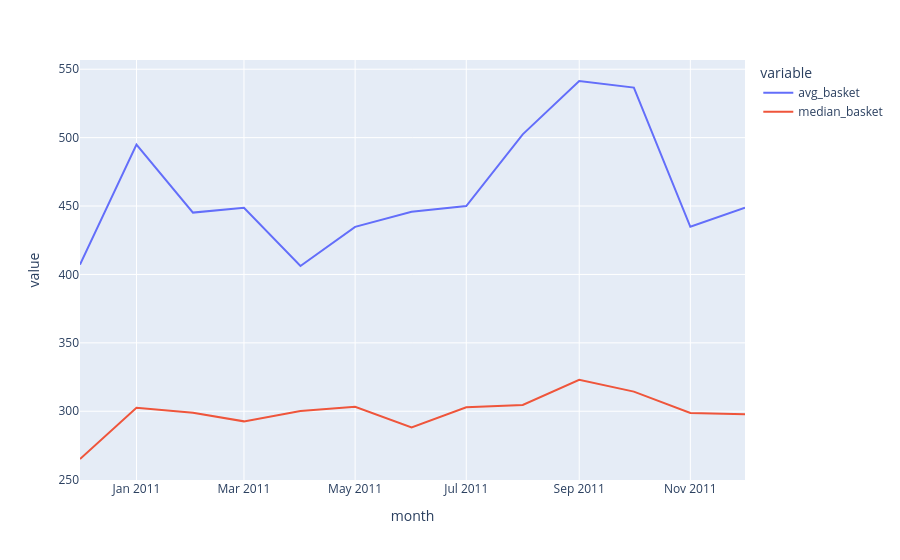

The notebook cell saved with this chart:
### Code cell
fig_basket_monthly = px.line(
    df_basket,
    x='month',
    y=['avg_basket', 'median_basket'],
    title=''
)
fig_basket_monthly = px.line(
    df_basket,
    x='month',
    y=['avg_basket', 'median_basket'],
    title=''
)
fig_basket_monthly.write_html(
    "../HTML/bask_basket_monthly.html",
    include_plotlyjs='cdn'
)
fig_basket_monthly.show()

### Figure 1 — Plotly figure (JSON) as saved in the notebook; plotly's stock layout.template omitted (floating-point values rounded to 4 significant figures)
{"data": [{"hovertemplate": "variable=avg_basket<br>month=%{x}<br>value=%{y}<extra></extra>", "legendgroup": "avg_basket", "line": {"color": "#636efa", "dash": "solid"}, "marker": {"symbol": "circle"}, "mode": "lines", "name": "avg_basket", "orientation": "v", "showlegend": true, "type": "scatter", "x": ["2010-12-01T00:00:00.000000", "2011-01-01T00:00:00.000000", "2011-02-01T00:00:00.000000", "2011-03-01T00:00:00.000000", "2011-04-01T00:00:00.000000", "2011-05-01T00:00:00.000000", "2011-06-01T00:00:00.000000", "2011-07-01T00:00:00.000000", "2011-08-01T00:00:00.000000", "2011-09-01T00:00:00.000000", "2011-10-01T00:00:00.000000", "2011-11-01T00:00:00.000000", "2011-12-01T00:00:00.000000"], "xaxis": "x", "y": [407.1, 494.9, 445.2, 448.7, 406.2, 434.8, 445.8, 450.0, 502.4, 541.4, 536.6, 434.8, 448.8], "yaxis": "y"}, {"hovertemplate": "variable=median_basket<br>month=%{x}<br>value=%{y}<extra></extra>", "legendgroup": "median_basket", "line": {"color": "#EF553B", "dash": "solid"}, "marker": {"symbol": "circle"}, "mode": "lines", "name": "median_basket", "orientation": "v", "showlegend": true, "type": "scatter", "x": ["2010-12-01T00:00:00.000000", "2011-01-01T00:00:00.000000", "2011-02-01T00:00:00.000000", "2011-03-01T00:00:00.000000", "2011-04-01T00:00:00.000000", "2011-05-01T00:00:00.000000", "2011-06-01T00:00:00.000000", "2011-07-01T00:00:00.000000", "2011-08-01T00:00:00.000000", "2011-09-01T00:00:00.000000", "2011-10-01T00:00:00.000000", "2011-11-01T00:00:00.000000", "2011-12-01T00:00:00.000000"], "xaxis": "x", "y": [265.1, 302.6, 298.9, 292.6, 300.2, 303.3, 288.2, 302.9, 304.6, 323.0, 314.4, 298.8, 297.7], "yaxis": "y"}], "layout": {"legend": {"title": {"text": "variable"}, "tracegroupgap": 0}, "margin": {"t": 60}, "xaxis": {"anchor": "y", "domain": [0, 1], "title": {"text": "month"}}, "yaxis": {"anchor": "x", "domain": [0, 1], "title": {"text": "value"}}}}
